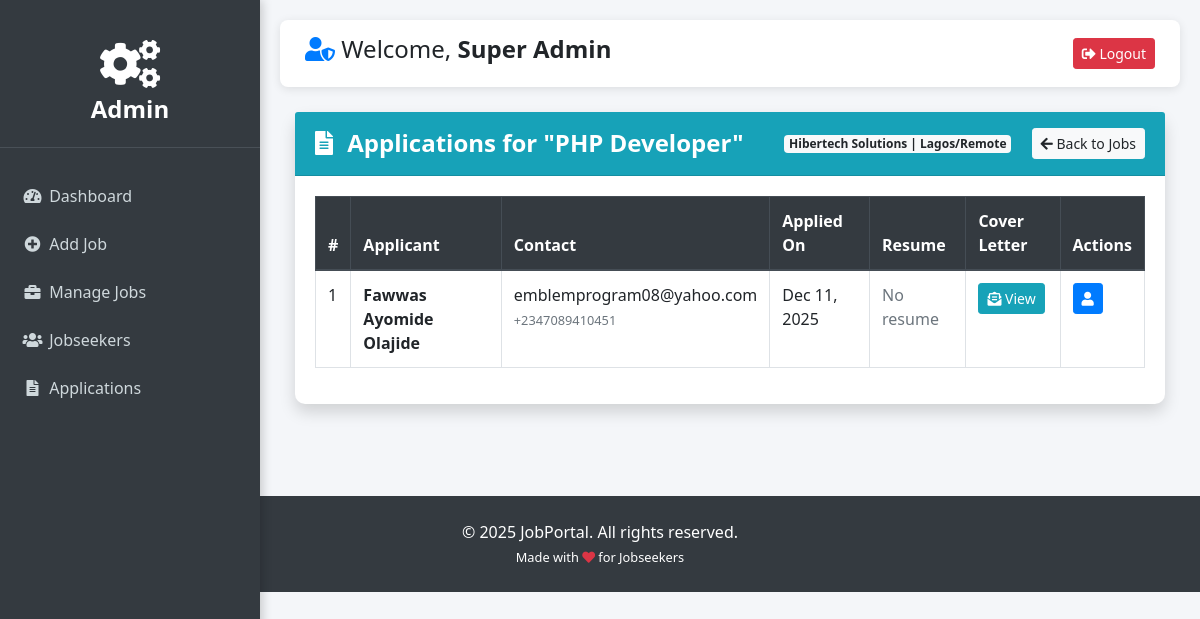
The app's page /admin/view-applications.php?job_id=1 (signed in) with its own data.
### tables this page shows
CREATE TABLE IF NOT EXISTS `users` (
  `id` int NOT NULL AUTO_INCREMENT,
  `fullname` varchar(100) DEFAULT NULL,
  `username` varchar(50) NOT NULL,
  `email` varchar(100) NOT NULL,
  `phone` varchar(20) DEFAULT NULL,
  `location` varchar(100) DEFAULT NULL,
  `experience` varchar(50) DEFAULT NULL,
  `education` varchar(100) DEFAULT NULL,
  `skills` text,
  `password` varchar(255) NOT NULL,
  `role` enum('user','admin') DEFAULT 'user',
  `created_at` timestamp NULL DEFAULT CURRENT_TIMESTAMP,
  PRIMARY KEY (`id`),
  UNIQUE KEY `username` (`username`),
  UNIQUE KEY `email` (`email`)
);

CREATE TABLE IF NOT EXISTS `jobs` (
  `id` int NOT NULL AUTO_INCREMENT,
  `title` varchar(100) NOT NULL,
  `company` varchar(100) NOT NULL,
  `location` varchar(100) NOT NULL,
  `description` text NOT NULL,
  `created_at` timestamp NULL DEFAULT CURRENT_TIMESTAMP,
  `salary` varchar(50) DEFAULT 'Not disclosed',
  `type` varchar(50) DEFAULT 'Full-time',
  `experience_level` varchar(50) DEFAULT 'Not specified',
  PRIMARY KEY (`id`)
);

CREATE TABLE IF NOT EXISTS `applications` (
  `id` int NOT NULL AUTO_INCREMENT,
  `job_id` int NOT NULL,
  `user_id` int NOT NULL,
  `resume_path` varchar(255) DEFAULT NULL,
  `cover_letter` text,
  `applied_at` timestamp NULL DEFAULT CURRENT_TIMESTAMP,
  PRIMARY KEY (`id`),
  KEY `idx_job` (`job_id`),
  KEY `idx_user` (`user_id`),
  KEY `idx_applied` (`applied_at`)
);

### admin/view-applications.php (the view, shortened to what this page needs)
<?php include '../includes/admin-navbar.php'; ?>
<?php
$job_id = (int)$_GET['job_id'];
$stmt = $conn->prepare("SELECT title, company, location FROM jobs WHERE id = ?");
$stmt->bind_param("i", $job_id);
$stmt->execute();
$result = $stmt->get_result();
if ($result->num_rows !== 1) {
    $msg = "Job not found!";
    $type = "danger";
} else {
    $job = $result->fetch_assoc();
    $job_title = $job['title'];
    $company = $job['company'];
    $location = $job['location'];
}
?>
<div class="card shadow mb-4">
    <div class="card-header py-3 bg-info text-white d-flex justify-content-between align-items-center">
        <h4 class="m-0 font-weight-bold">
            <i class="fas fa-file-alt mr-2"></i> Applications for "<?php echo htmlspecialchars($job_title); ?>"
        </h4>
        <div>
            <span class="badge badge-light badge-lg mr-3">
                <?php echo htmlspecialchars($company); ?> | <?php echo htmlspecialchars($location); ?>
            </span>
            <a href="manage-jobs.php" class="btn btn-light btn-sm">
                <i class="fas fa-arrow-left"></i> Back to Jobs
            </a>
        </div>
    </div>
    <div class="card-body">
        <?php if (isset($msg)): ?>
            <div class="alert alert-<?php echo $type; ?>">
                <strong><?php echo $msg; ?></strong>
            </div>
        <?php else: ?>
            <div class="table-responsive">
                <table class="table table-bordered table-hover">
                    <thead class="thead-dark">
                        <tr>
                            <th>#</th>
                            <th>Applicant</th>
                            <th>Contact</th>
                            <th>Applied On</th>
                            <th>Resume</th>
                            <th>Cover Letter</th>
                            <th>Actions</th>
                        </tr>
                    </thead>
                    <tbody>
                        <?php
                        $sql = "SELECT
                                    a.id AS app_id,
                                    a.resume_path,
                                    a.cover_letter,
                                    a.applied_at,
                                    u.id AS user_id,
                                    u.fullname,
                                    u.username,
                                    u.email,
                                    u.phone
                                FROM applications a
                                JOIN users u ON a.user_id = u.id
                                WHERE a.job_id = ?
                                ORDER BY a.applied_at DESC";
                        $stmt = $conn->prepare($sql);
                        $stmt->bind_param("i", $job_id);
                        $stmt->execute();
                        $result = $stmt->get_result();
                        if ($result->num_rows > 0):
                            $count = 1;
                            while ($app = $result->fetch_assoc()):
                                $resume_exists = !empty($app['resume_path']) && file_exists('../' . $app['resume_path']);
                        ?>
                            <tr>
                                <td><?php echo $count++; ?></td>
                                <td>
                                    <strong><?php echo htmlspecialchars($app['fullname'] ?: $app['username']); ?></strong>
                                </td>
                                <td>
                                    <?php echo htmlspecialchars($app['email']); ?><br>
                                    <small class="text-muted"><?php echo htmlspecialchars($app['phone'] ?: '—'); ?></small>
                                </td>
                                <td><?php echo date("M j, Y", strtotime($app['applied_at'])); ?></td>
                                <td>
                                    <?php if ($resume_exists): ?>
                                        <a href="../<?php echo $app['resume_path']; ?>" target="_blank" class="btn btn-success btn-sm">
                                            <i class="fas fa-file-pdf"></i> View Resume
                                        </a>
                                    <?php else: ?>
                                        <span class="text-muted">No resume</span>
                                    <?php endif; ?>
                                </td>
                                <td>
                                    <?php if (!empty($app['cover_letter'])): ?>
                                        <button class="btn btn-info btn-sm" data-toggle="modal" data-target="#coverModal<?php echo $app['app_id']; ?>">
                                            <i class="fas fa-envelope-open-text"></i> View
                                        </button>
                                    <?php else: ?>
                                        <span class="text-muted">None</span>
                                    <?php endif; ?>
                                </td>
                                <td>
                                    <a href="view-user.php?id=<?php echo $app['user_id']; ?>" class="btn btn-primary btn-sm" title="View Profile">
                                        <i class="fas fa-user"></i>
                                    </a>
                                </td>
                            </tr>
                        <?php
                            endwhile;
                        endif; ?>
                    </tbody>
                </table>
            </div>
        <?php endif; ?>
    </div>
</div>
</div>
</div>
<?php include '../includes/footer.php'; ?>
</body>
</html>

### includes/admin-navbar.php (shortened to what this page needs)
<?php
include 'connect.php';
$admin_name = "Admin";
if (isset($_SESSION['user_id'])) {
    $stmt = $conn->prepare("SELECT fullname, username FROM users WHERE id = ? AND role = 'admin'");
    $stmt->bind_param("i", $_SESSION['user_id']);
    $stmt->execute();
    $result = $stmt->get_result();
    if ($row = $result->fetch_assoc()) {
        $admin_name = $row['fullname'] ?: $row['username'];
    }
}
?>
<!DOCTYPE html>
<html lang="en">
<head>
    <link rel="stylesheet" href="https://stackpath.bootstrapcdn.com/bootstrap/4.5.2/css/bootstrap.min.css">
    <link rel="stylesheet" href="https://cdnjs.cloudflare.com/ajax/libs/font-awesome/5.15.4/css/all.min.css">
    <link rel="stylesheet" href="../assets/css/style.css">
</head>
<body>
<div class="admin-sidebar">
    <div class="logo text-white">
        <i class="fas fa-cogs fa-2x"></i><br>Admin
    </div>
    <nav class="mt-4">
        <a href="dashboard.php" class="nav-link <?php echo basename($_SERVER['PHP_SELF']) == 'dashboard.php' ? 'active' : ''; ?>">
            <i class="fas fa-tachometer-alt"></i> <span class="nav-text">Dashboard</span>
        </a>
        <a href="add-job.php" class="nav-link <?php echo basename($_SERVER['PHP_SELF']) == 'add-job.php' ? 'active' : ''; ?>">
            <i class="fas fa-plus-circle"></i> <span class="nav-text">Add Job</span>
        </a>
        <a href="manage-jobs.php" class="nav-link <?php echo in_array(basename($_SERVER['PHP_SELF']), ['manage-jobs.php', 'edit-job.php', 'delete-job.php']) ? 'active' : ''; ?>">
            <i class="fas fa-briefcase"></i> <span class="nav-text">Manage Jobs</span>
        </a>
        <a href="manage-users.php" class="nav-link <?php echo basename($_SERVER['PHP_SELF']) == 'manage-users.php' ? 'active' : ''; ?>">
            <i class="fas fa-users"></i> <span class="nav-text">Jobseekers</span>
        </a>
        <a href="applications.php" class="nav-link <?php echo basename($_SERVER['PHP_SELF']) == 'applications.php' ? 'active' : ''; ?>">
            <i class="fas fa-file-alt"></i> <span class="nav-text">Applications</span>
        </a>
    </nav>
</div>
<div class="main-content">
    <div class="topbar">
        <h4><i class="fas fa-user-shield text-primary"></i> Welcome, <strong><?php echo htmlspecialchars($admin_name); ?></strong></h4>
        <a href="../logout.php" class="btn btn-danger btn-sm">
            <i class="fas fa-sign-out-alt"></i> Logout
        </a>
    </div>
    <div class="container-fluid">

### assets/css/style.css (style rules this page uses)
.card { border: none; border-radius: 10px; }
.btn-primary { background-color: #007bff; border-color: #007bff; }

### includes/admin-navbar.php (style rules this page uses)
body { background: #f4f6f9; font-family: 'Segoe UI', sans-serif; }
.admin-sidebar { position: fixed; top: 0; left: 0; height: 100vh; width: 260px; background: #343a40; color: white; padding-top: 20px; box-shadow: 2px 0 10px rgba(0,0,0,0.2); z-index: 1000; }
.admin-sidebar .logo { text-align: center; padding: 20px 15px; font-size: 1.5rem; font-weight: bold; border-bottom: 1px solid #495057; }
.admin-sidebar .nav-link { color: #cfd8dc; padding: 12px 20px; border-radius: 0; transition: all 0.3s; }
.admin-sidebar .nav-link i { width: 25px; text-align: center; }
.main-content { margin-left: 260px; padding: 20px; }
.topbar { background: white; padding: 15px 25px; box-shadow: 0 2px 10px rgba(0,0,0,0.1); border-radius: 8px; margin-bottom: 25px; display: flex; justify-content: space-between; align-items: center; }

### records on screen
users: fullname "Super Admin"
jobs: title "PHP Developer", company "Hibertech Solutions", location "Lagos/Remote"
applications: user.fullname "Fawwas Ayomide Olajide", user.email "emblemprogram08@yahoo.com", user.phone "+2347089410451", applied_at "Dec 11, 2025", shows "No resume"
